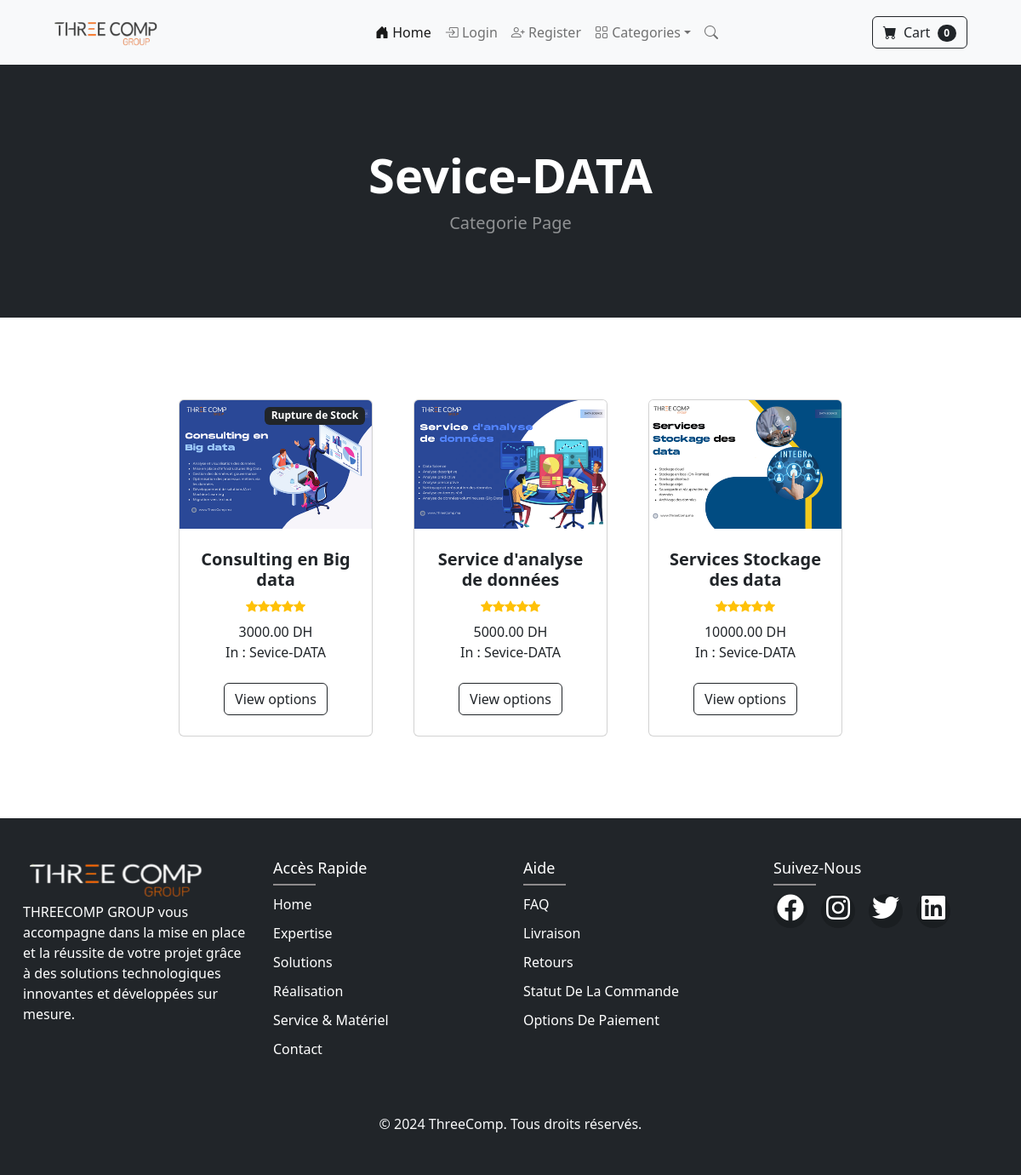
Page /category/Sevice-DATA on the committed database.
### Ecommerce_Website/models.py (models this page shows, shortened)
class categories(models.Model):
    name_cat = models.CharField(max_length=100)
    img_cat = models.ImageField(upload_to='categorie/',blank=True)
    def __str__(self):
        return self.name_cat
    class Meta:
        verbose_name_plural = 'Categories'

class produit(models.Model):
    DISPO_CHOICES = [
        ('DISPO', 'DISPONIBLE'),
        ('REP', 'RUPTURE DE STOCK'),
        ('SALE', 'SALE'),
    ]
    name = models.CharField(max_length=100)
    price = models.DecimalField(default=0, decimal_places=2, max_digits=8)
    categorie = models.ForeignKey(categories, on_delete=models.CASCADE, default=1)  # Par défaut, une catégorie
    description = HTMLField()  # Utiliser RichTextField pour les descriptions riches
    dispo = models.CharField(max_length=6, choices=DISPO_CHOICES, default='DISPO')
    image1 = models.ImageField(upload_to='produit/')
    is_sale = models.BooleanField(default=False)
    sale_price = models.DecimalField(default=0, decimal_places=2, max_digits=6)
    class Meta:
        verbose_name_plural = 'Les Produits'

### Ecommerce_Website/views.py (the view)
# urls.py: path('category/<str:foo>', views.category, name='category'),
def category(request, foo):
    try:
        category = categories.objects.get(name_cat=foo)
        products =  produit.objects.filter(categorie=category)
        return render(request, 'Ecom/category.html',{'products':products, 'category': category})
    except:
        messages.success(request, ("That Category Doesn't exists"))
        return redirect('base')

### cart/cart.py (called while the page is built)
    def __len__(self):
        return len(self.cart)

### cart/context_processors.py (called while the page is built)
def cart(request):
    return {'cart': Cart(request)}

### Templates/Ecom/category.html
{% extends 'Ecom/base.html' %}
{% load static %}
{% block content %}
        <header class="bg-dark py-5">
            <div class="container px-4 px-lg-5 my-5">
                <div class="text-center text-white">
                    <h1 class="display-4 fw-bolder">{{ category }}</h1>
                    <p class="lead fw-normal text-white-50 mb-0">Categorie Page</p>
                </div>
            </div>
        </header>
        <section class="py-5">
            <div class="container px-4 px-lg-5 mt-5">
                <div class="row gx-4 gx-lg-5 row-cols-2 row-cols-md-3 row-cols-xl-4 justify-content-center">
                    {% for p in products %}
                    <div class="col mb-5">
                        <div class="card h-100">
                            {% if p.dispo == 'REP' %}
                                <div class="badge bg-dark text-white position-absolute" style="top: 0.5rem; right: 0.5rem">Rupture de Stock</div>
                            {% elif p.dispo == 'SALE'%}
                                <div class="badge bg-dark text-white position-absolute" style="top: 0.5rem; right: 0.5rem">SALE</div>
                            {% endif %}
                            <img class="card-img-top" src="{{p.image1.url}}" alt="..." />
                            <div class="card-body p-4">
                                <div class="text-center">
                                    <h5 class="fw-bolder">{{p.name}}</h5>
                                    <div class="d-flex justify-content-center small text-warning mb-2">
                                        <div class="bi-star-fill"></div>
                                        <div class="bi-star-fill"></div>
                                        <div class="bi-star-fill"></div>
                                        <div class="bi-star-fill"></div>
                                        <div class="bi-star-fill"></div>
                                    </div>
                                    {% if p.is_sale == True %}
                                        <span class="text-muted text-decoration-line-through">{{p.price}}</span>
                                        {{p.sale_price}} DH
                                    {% else %}
                                        {{p.price}} DH
                                    {% endif %}
                                    <br>
                                    In : {{p.categorie}}
                                </div>
                            </div>
                            <div class="card-footer p-4 pt-0 border-top-0 bg-transparent">
                                <div class="text-center"><a class="btn btn-outline-dark mt-auto" href="{% url 'product' p.id %}">View options</a></div>
                            </div>
                        </div>
                    </div>
{% endfor %}
                </div>
            </div>
        </section>
{% endblock content %}

### rows in the picture
categories: name_cat "Sevice-DATA"
produit: dispo "Rupture de Stock", image1 (picture), name "Consulting en Big data", price "3000.00", categorie "Sevice-DATA"
produit: image1 (picture), name "Service d'analyse de données", price "5000.00", categorie "Sevice-DATA"
produit: image1 (picture), name "Services Stockage des data", price "10000.00", categorie "Sevice-DATA"

### other values in the picture
{{ cart|length }} "0"
